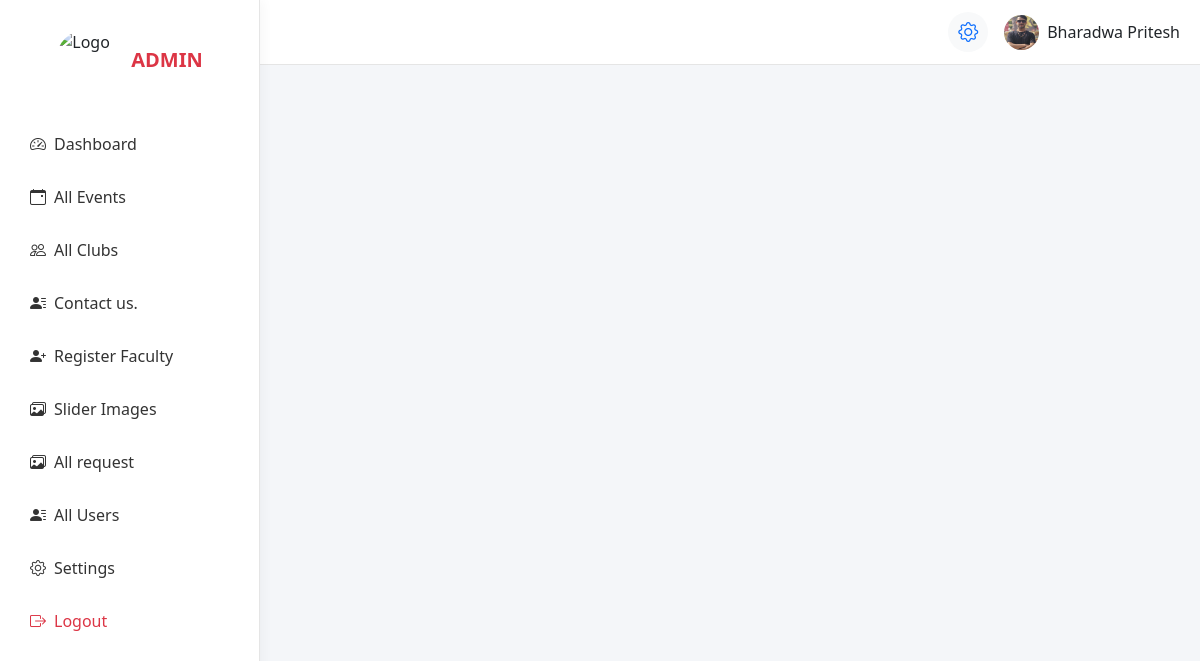
Page /Adminapp/admin_header.php (signed in) on the committed database.
### tables this page shows
CREATE TABLE `user` (
  `id` int NOT NULL,
  `clubimage` varchar(255) DEFAULT NULL,
  `fullname` varchar(100) DEFAULT NULL,
  `email` varchar(100) DEFAULT NULL,
  `department` varchar(100) DEFAULT NULL,
  `enrollment` varchar(100) DEFAULT NULL,
  `mobile` varchar(20) DEFAULT NULL,
  `password` varchar(100) DEFAULT NULL,
  `reset_token` varchar(255) DEFAULT NULL,
  `role` enum('admin','faculty','user') DEFAULT 'user'
);

### Adminapp/admin_header.php (the view, shortened to what this page needs)
<?php
include "../database.php";
$user_id = $_SESSION['user_id'];
$result = mysqli_query($con, "SELECT * FROM User WHERE id='$user_id'");
$user = mysqli_fetch_assoc($result);
?>
<!DOCTYPE html>
<html lang="en">
<head>
    <link href="https://cdn.jsdelivr.net/npm/bootstrap@5.3.2/dist/css/bootstrap.min.css" rel="stylesheet">
    <link href="https://cdn.jsdelivr.net/npm/bootstrap-icons@1.11.3/font/bootstrap-icons.css" rel="stylesheet">
    <link href="css/validation.css" rel="stylesheet">
</head>
<body>
    <div class="sidebar" id="sidebar">
        <div class="sidebar-brand">
            <img src="assets/images/logo.png" alt="Logo" class="logo-img">
            <span class="fw-bold text-danger fs-5">ADMIN</span>
        </div>
        <a href="admin_dashboard.php"><i class="bi bi-speedometer2 me-2"></i> Dashboard</a>
        <a href="all_events_page.php"><i class="bi bi-calendar-event me-2"></i> All Events</a>
        <a href="all_clubes_page.php"><i class="bi bi-people me-2"></i> All Clubs</a>
        <a href="contactus_page.php"><i class="bi bi-person-lines-fill me-2"></i> Contact us.</a>
        <a href="faculty_register.php"><i class="bi bi-person-plus-fill me-2"></i> Register Faculty</a>
        <a href="slider_image_page.php"><i class="bi bi-images me-2"></i> Slider Images</a>
        <a href="allrequest.php"><i class="bi bi-images me-2"></i> All request</a>
        <a href="all_users_page.php"><i class="bi bi-person-lines-fill me-2"></i> All Users</a>
        <a href="setting_page.php"><i class="bi bi-gear me-2"></i> Settings</a>
        <a href="Admin_logout.php" class="text-danger"><i class="bi bi-box-arrow-right me-2"></i> Logout</a>
    </div>
    <div class="topbar">
        <div class="d-flex align-items-center gap-3">
            <a href="setting_page.php" class="text-decoration-none">
                <div class="icon-btn">
                    <i class="bi bi-gear fs-5"></i>
                </div>
            </a>
            <div class="dropdown">
                <div class="d-flex align-items-center gap-2 cursor-pointer">
                    <a href="admin_profile.php">
                        <img src="<?php echo !empty($user['clubimage'])
                            ? '../uploads/' . $user['clubimage']
                            : 'assets/clubimage/profile.png'; ?>" class="rounded-circle" width="35"
                            height="35" style="object-fit: cover;" alt="Admin Avatar">
                    </a>
                    <span class="d-none d-md-inline">
                        <?php echo $user['fullname']; ?>
                    </span>
                </div>
            </div>
        </div>
    </div>
</body>
</html>

### Adminapp/admin_header.php (style rules this page uses)
body { background: #f4f6f9; font-family: 'Segoe UI', sans-serif; overflow-x: hidden; }
.sidebar { width: 260px; height: 100vh; position: fixed; top: 0; left: 0; background: #fff; border-right: 1px solid #e5e5e5; padding-top: 20px; transition: 0.3s ease; z-index: 1050; box-shadow: 4px 0 10px rgba(0, 0, 0, 0.03); }
.sidebar-brand { display: flex; align-items: center; justify-content: center; gap: 15px; padding: 10px; margin-bottom: 20px; }
.logo-img { width: 60px; height: 60px; object-fit: cover; border-radius: 50%; transition: 0.3s ease; }
.sidebar a { display: flex; align-items: center; padding: 12px 20px; margin: 5px 10px; text-decoration: none; color: #333; border-radius: 8px; transition: 0.3s; font-weight: 500; }
.topbar { height: 65px; position: fixed; top: 0; left: 260px; right: 0; background: #fff; border-bottom: 1px solid #e5e5e5; display: flex; align-items: center; justify-content: space-between; padding: 0 20px; transition: 0.3s ease; z-index: 1030; }
.icon-btn { position: relative; width: 40px; height: 40px; background: #f8f9fa; border-radius: 50%; display: flex; align-items: center; justify-content: center; cursor: pointer; transition: 0.3s; }
.cursor-pointer { cursor: pointer; }

### rows in the picture
user: clubimage (picture), fullname "Bharadwa Pritesh"
